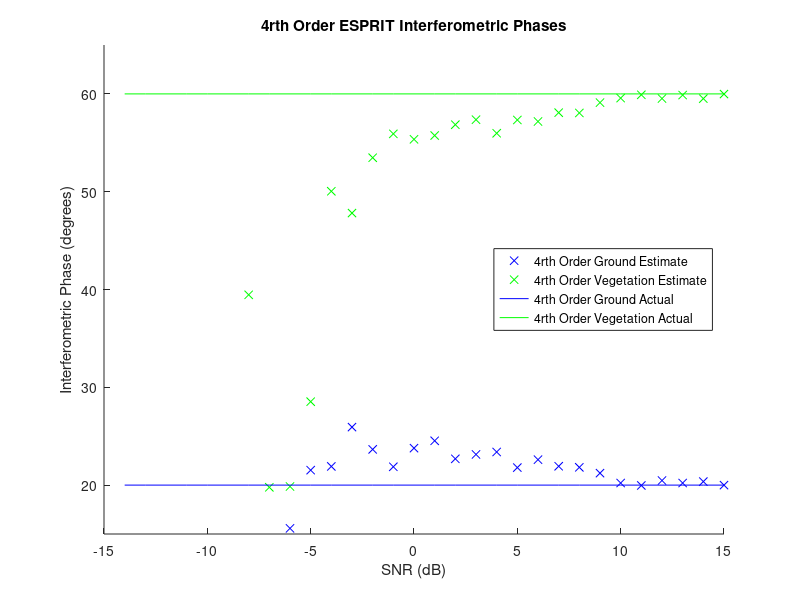
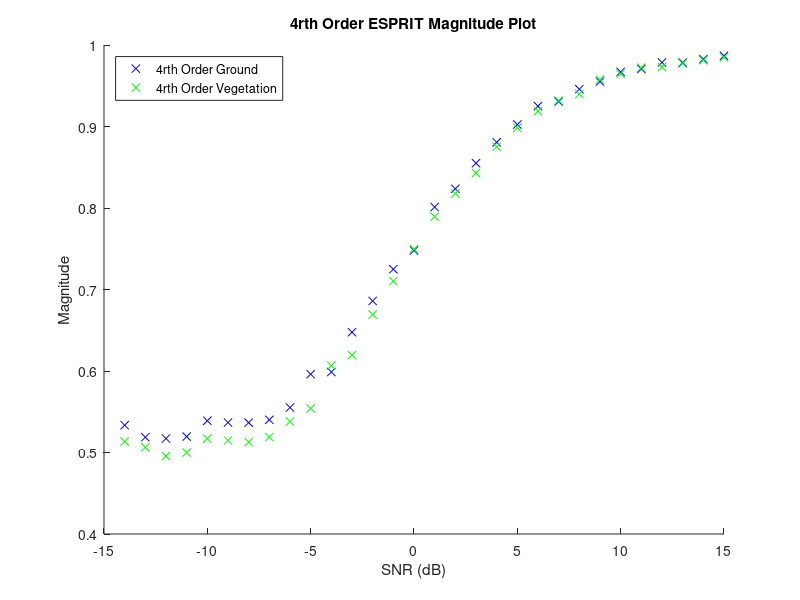
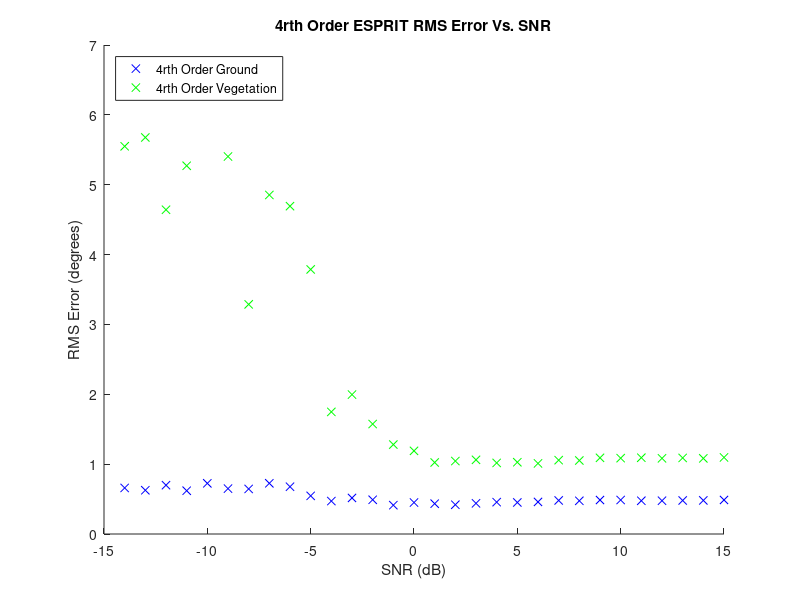
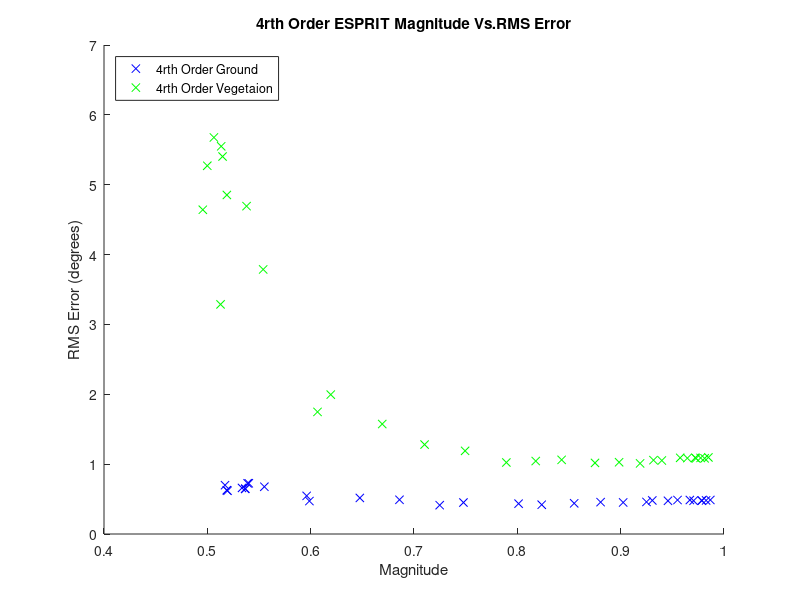

Recreate these plots in MATLAB, in order.
%% Afric_Sim_test_ESPRIT
clc;clear;
%% Initializations
alpha = 1; %ground weighting factor
beta = 1;   %veg weighting factor

Pol_ground = [1;-1;0]./sqrt(2);
Pol_vegitation = [1;1;1]./sqrt(3);

G_O = 20;
ground_offset = G_O*pi/180; % ground interferomitry offset
V_O = 60;
vegitation_offset = V_O*pi/180;    % veg interferomitry offset

Averaged_samples = 100;
Window_optimal = 81;    %size of window
SNR_samples = 30;

ground_angle_4 = zeros(SNR_samples,1);
vegitation_angle_4 = zeros(SNR_samples,1);
ground_abs_4 = zeros(SNR_samples,1);
vegitation_abs_4 = zeros(SNR_samples,1);
ground_angle_rmse_4 = zeros(SNR_samples,1);
vegitation_angle_rmse_4 = zeros(SNR_samples,1);

SNR = zeros(1,SNR_samples);
%% Matrix Construction
for SNR_sample = fliplr(1:SNR_samples);
    
    SNR(SNR_sample)=SNR_sample-15;
    Noise = (10^(-SNR(SNR_sample)/20))/sqrt(3);
    
    for unusedvariable = 1:Averaged_samples
        
        %% Signal Construction

        g =  Pol_ground*(sqrt(-2*log(1-rand(1,Window_optimal))).*exp(1i*2*pi*rand(1,Window_optimal)));
        v =  Pol_vegitation*(sqrt(-2*log(1-rand(1,Window_optimal))).*exp(1i*2*pi*rand(1,Window_optimal)));
        
        s1 = alpha*g + beta*v;
        s2 = alpha*exp(1i*ground_offset)*g + beta*exp(1i*vegitation_offset)*v;
        
        s1_Noise = s1 + Noise*sqrt(-2*log(1-rand(3,Window_optimal))).*exp(1i*2*pi*rand(3,Window_optimal));
        s2_Noise = s2 + Noise*sqrt(-2*log(1-rand(3,Window_optimal))).*exp(1i*2*pi*rand(3,Window_optimal));
        
        S1_4 = [s1_Noise(1,:).*s1_Noise(1,:)
            s1_Noise(2,:).*s1_Noise(2,:)
            s1_Noise(3,:).*s1_Noise(3,:)
            s1_Noise(1,:).*s1_Noise(2,:)
            s1_Noise(1,:).*s1_Noise(3,:)
            s1_Noise(2,:).*s1_Noise(3,:)];
        
        S2_4 = [s2_Noise(1,:).*s2_Noise(1,:)
            s2_Noise(2,:).*s2_Noise(2,:)
            s2_Noise(3,:).*s2_Noise(3,:)
            s2_Noise(1,:).*s2_Noise(2,:)
            s2_Noise(1,:).*s2_Noise(3,:)
            s2_Noise(2,:).*s2_Noise(3,:)];
        
        R1_4 = S1_4*S1_4'/Window_optimal;
        R2_4 = S1_4*S2_4'/Window_optimal;
        
        %% Fourth Order Statistics
        clc;
        [~,eigenvalCov11_4] = eig(R1_4,'nobalance');
        
        [~,srtCov_4] = sort(abs(diag(eigenvalCov11_4)),'descend');
        
        eye_4 = mean((diag(eigenvalCov11_4)))/max(abs(diag(eigenvalCov11_4)))^2;
        
        [eigenvec_4,eigenval_4] = eig((pinv(R1_4 + eye_4*eye(6)))*R2_4,'nobalance');
        
        [~,srt_abs_4] = sort(abs(diag(eigenval_4)),'descend');
        
        [~,srt_angle_4] = sort(abs(angle(diag(eigenval_4(srt_abs_4(1:3),srt_abs_4(1:3))))),'descend');
        
        LeigTemp  = (abs(eigenval_4(srt_abs_4(srt_angle_4(1)),srt_abs_4(srt_angle_4(1)))))^2....
            *(abs(eigenvec_4(1,srt_abs_4(srt_angle_4(1))))^2....
            + abs(eigenvec_4(2,(srt_angle_4(1))))^2....
            + abs(eigenvec_4(4,srt_abs_4(srt_angle_4(1))))^2);
        
        SLeigTemp = (abs(eigenval_4(srt_abs_4(srt_angle_4(3)),srt_abs_4(srt_angle_4(3)))))^2....
            *(abs(eigenvec_4(1,srt_abs_4(srt_angle_4(3))))^2....
            + abs(eigenvec_4(2,srt_abs_4(srt_angle_4(3))))^2....
            + abs(eigenvec_4(4,srt_abs_4(srt_angle_4(3))))^2);
        
        if ((LeigTemp >= SLeigTemp)&&(abs(eigenvec_4(srt_abs_4(srt_angle_4(1)),srt_abs_4(srt_angle_4(1))))...
                >= abs(eigenvec_4(srt_abs_4(srt_angle_4(3)),srt_abs_4(srt_angle_4(3))))) )
            
            vegitation_angle_4(SNR_sample,1) = vegitation_angle_4(SNR_sample,1)....
                + 0.5*angle(eigenval_4(srt_abs_4(srt_angle_4(3)),srt_abs_4(srt_angle_4(3))))/Averaged_samples;
            
            ground_angle_4(SNR_sample,1) = ground_angle_4(SNR_sample,1)....
                + 0.5*angle(eigenval_4(srt_abs_4(srt_angle_4(1)),srt_abs_4(srt_angle_4(1))))/Averaged_samples;
            
            vegitation_abs_4(SNR_sample,1) = vegitation_abs_4(SNR_sample,1)....
                + sqrt(abs(eigenval_4(srt_abs_4(srt_angle_4(3)),srt_abs_4(srt_angle_4(3)))))/Averaged_samples;
                       
            ground_abs_4(SNR_sample,1) = ground_abs_4(SNR_sample,1)....
                + sqrt(abs(eigenval_4(srt_abs_4(srt_angle_4(1)),srt_abs_4(srt_angle_4(1)))))/Averaged_samples;
            
            vegitation_angle_rmse_4(SNR_sample) =  vegitation_angle_rmse_4(SNR_sample)...
                + ((vegitation_offset + angle(eigenval_4(srt_abs_4(srt_angle_4(3)),srt_abs_4(srt_angle_4(3)))))^2)/Averaged_samples;            
            
            ground_angle_rmse_4(SNR_sample) =  ground_angle_rmse_4(SNR_sample)...
                + ((ground_offset - abs(0.5*angle(eigenval_4(srt_abs_4(srt_angle_4(1)),srt_abs_4(srt_angle_4(1))))))^2)/Averaged_samples;            
            
        elseif((LeigTemp >= SLeigTemp)&&(abs(eigenvec_4(srt_abs_4(srt_angle_4(3)),srt_abs_4(srt_angle_4(3))))...
                >= abs(eigenvec_4(srt_abs_4(srt_angle_4(1)),srt_abs_4(srt_angle_4(1))))) )
            
            vegitation_angle_4(SNR_sample,1) = vegitation_angle_4(SNR_sample,1)....
                + 0.5*angle(eigenval_4(srt_abs_4(srt_angle_4(1)),srt_abs_4(srt_angle_4(1))))/Averaged_samples;
            
            ground_angle_4(SNR_sample,1) = ground_angle_4(SNR_sample,1)....
                + 0.5*angle(eigenval_4(srt_abs_4(srt_angle_4(3)),srt_abs_4(srt_angle_4(3))))/Averaged_samples;
            
            vegitation_abs_4(SNR_sample,1) = vegitation_abs_4(SNR_sample,1)....
                + sqrt(abs(eigenval_4(srt_abs_4(srt_angle_4(1)),srt_abs_4(srt_angle_4(1)))))/Averaged_samples;
            
            ground_abs_4(SNR_sample,1) = ground_abs_4(SNR_sample,1)....
                + sqrt(abs(eigenval_4(srt_abs_4(srt_angle_4(3)),srt_abs_4(srt_angle_4(3)))))/Averaged_samples;
            
            vegitation_angle_rmse_4(SNR_sample) =  vegitation_angle_rmse_4(SNR_sample)...
                + ((vegitation_offset + angle(eigenval_4(srt_abs_4(srt_angle_4(1)),srt_abs_4(srt_angle_4(1)))))^2)/Averaged_samples;    
            
            ground_angle_rmse_4(SNR_sample) =  ground_angle_rmse_4(SNR_sample)...
                + ((ground_offset - abs(0.5*angle(eigenval_4(srt_abs_4(srt_angle_4(3)),srt_abs_4(srt_angle_4(3))))))^2)/Averaged_samples;            
            
        elseif (SLeigTemp >= LeigTemp)
            
            vegitation_angle_4(SNR_sample,1) = vegitation_angle_4(SNR_sample,1)....
                + 0.5*angle(eigenval_4(srt_abs_4(srt_angle_4(1)),srt_abs_4(srt_angle_4(1))))/Averaged_samples;
            
            ground_angle_4(SNR_sample,1) = ground_angle_4(SNR_sample,1)....
                + 0.5*angle(eigenval_4(srt_abs_4(srt_angle_4(3)),srt_abs_4(srt_angle_4(3))))/Averaged_samples;
            
            vegitation_abs_4(SNR_sample,1) = vegitation_abs_4(SNR_sample,1)....
                + sqrt(abs(eigenval_4(srt_abs_4(srt_angle_4(1)),srt_abs_4(srt_angle_4(1)))))/Averaged_samples;
            
            ground_abs_4(SNR_sample,1) = ground_abs_4(SNR_sample,1)....
                + sqrt(abs(eigenval_4(srt_abs_4(srt_angle_4(3)),srt_abs_4(srt_angle_4(3)))))/Averaged_samples;
           
            vegitation_angle_rmse_4(SNR_sample) =  vegitation_angle_rmse_4(SNR_sample)...
                + ((vegitation_offset + angle(eigenval_4(srt_abs_4(srt_angle_4(1)),srt_abs_4(srt_angle_4(1)))))^2)/Averaged_samples;        
            
            ground_angle_rmse_4(SNR_sample) =  ground_angle_rmse_4(SNR_sample)...
                + ((ground_offset - abs(0.5*angle(eigenval_4(srt_abs_4(srt_angle_4(1)),srt_abs_4(srt_angle_4(1))))))^2)/Averaged_samples;            
        end
    end
end
%% Plotting Results

figure(1);
title('4rth Order ESPRIT Interferometric Phases');
xlabel('SNR (dB)');ylabel('Interferometric Phase (degrees)');
hold on;
plot(SNR,(-ground_angle_4)*180/pi,'bx');
plot(SNR,(-vegitation_angle_4)*180/pi,'gx');
plot(SNR,G_O*ones(1,SNR_samples),'b');
plot(SNR,V_O*ones(1,SNR_samples),'g');
axis([-15,15,G_O-5,V_O+5])
legend('4rth Order Ground Estimate','4rth Order Vegetation Estimate',...
    '4rth Order Ground Actual','4rth Order Vegetation Actual','Location','east')
hold off

figure(3);
title('4rth Order ESPRIT Magnitude Plot');
xlabel('SNR (dB)');ylabel('Magnitude');
hold on;
plot(SNR,ground_abs_4,'bx');
plot(SNR,vegitation_abs_4,'gx');
% axis([-15,15,0,2])
legend('4rth Order Ground','4rth Order Vegetation','Location','northwest')
hold off

figure(5)
title('4rth Order ESPRIT RMS Error Vs. SNR');
xlabel('SNR (dB)');ylabel('RMS Error (degrees)');
hold on;
plot(SNR,ground_angle_rmse_4,'bx')
plot(SNR,vegitation_angle_rmse_4,'gx')
legend('4rth Order Ground','4rth Order Vegetation','Location','northwest')
hold off

figure(7)
title('4rth Order ESPRIT Magnitude Vs.RMS Error');
ylabel('RMS Error (degrees)');xlabel('Magnitude');
hold on;
plot(ground_abs_4,ground_angle_rmse_4,'bx')
plot(vegitation_abs_4,vegitation_angle_rmse_4,'gx')
legend('4rth Order Ground','4rth Order Vegetaion','Location','northwest');
hold off
